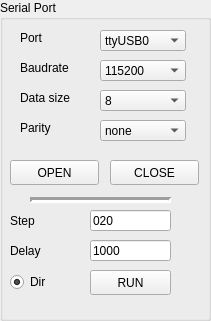
     <widget class="QGroupBox" name="grBoxMotorControl">
      <property name="geometry">
       <rect>
        <x>620</x>
        <y>420</y>
        <width>211</width>
        <height>321</height>
       </rect>
      </property>
      <property name="title">
       <string>Serial Port</string>
      </property>
      <widget class="QComboBox" name="comboBoxPort">
       <property name="geometry">
        <rect>
         <x>100</x>
         <y>30</y>
         <width>86</width>
         <height>21</height>
        </rect>
       </property>
       <item>
        <property name="text">
         <string>ttyUSB0</string>
        </property>
       </item>
       <item>
        <property name="text">
         <string>ttyUSB1</string>
        </property>
       </item>
      </widget>
      <widget class="QLabel" name="label_30">
       <property name="geometry">
        <rect>
         <x>20</x>
         <y>30</y>
         <width>51</width>
         <height>16</height>
        </rect>
       </property>
       <property name="text">
        <string>Port</string>
       </property>
      </widget>
      <widget class="QLabel" name="label_31">
       <property name="geometry">
        <rect>
         <x>20</x>
         <y>60</y>
         <width>71</width>
         <height>16</height>
        </rect>
       </property>
       <property name="text">
        <string>Baudrate</string>
       </property>
      </widget>
      <widget class="QComboBox" name="comboBoxBaudrate">
       <property name="geometry">
        <rect>
         <x>100</x>
         <y>60</y>
         <width>86</width>
         <height>21</height>
        </rect>
       </property>
       <item>
        <property name="text">
         <string>115200</string>
        </property>
       </item>
      </widget>
      <widget class="QPushButton" name="btnMotorRun">
       <property name="geometry">
        <rect>
         <x>90</x>
         <y>270</y>
         <width>81</width>
         <height>25</height>
        </rect>
       </property>
       <property name="text">
        <string>RUN</string>
       </property>
      </widget>
      <widget class="QLineEdit" name="txtBoxStep">
       <property name="geometry">
        <rect>
         <x>90</x>
         <y>210</y>
         <width>81</width>
         <height>21</height>
        </rect>
       </property>
       <property name="text">
        <string>020</string>
       </property>
      </widget>
      <widget class="QLabel" name="label_32">
       <property name="geometry">
        <rect>
         <x>10</x>
         <y>210</y>
         <width>71</width>
         <height>21</height>
        </rect>
       </property>
       <property name="text">
        <string>Step</string>
       </property>
      </widget>
      <widget class="Line" name="line">
       <property name="geometry">
        <rect>
         <x>30</x>
         <y>190</y>
         <width>141</width>
         <height>21</height>
        </rect>
       </property>
       <property name="lineWidth">
        <number>3</number>
       </property>
       <property name="orientation">
        <enum>Qt::Horizontal</enum>
       </property>
      </widget>
      <widget class="QLabel" name="label_33">
       <property name="geometry">
        <rect>
         <x>20</x>
         <y>90</y>
         <width>71</width>
         <height>16</height>
        </rect>
       </property>
       <property name="text">
        <string>Data size</string>
       </property>
      </widget>
      <widget class="QComboBox" name="comboBoxDatasize">
       <property name="geometry">
        <rect>
         <x>100</x>
         <y>90</y>
         <width>86</width>
         <height>21</height>
        </rect>
       </property>
       <item>
        <property name="text">
         <string>8</string>
        </property>
       </item>
      </widget>
      <widget class="QLabel" name="label_34">
       <property name="geometry">
        <rect>
         <x>20</x>
         <y>120</y>
         <width>71</width>
         <height>16</height>
        </rect>
       </property>
       <property name="text">
        <string>Parity</string>
       </property>
      </widget>
      <widget class="QComboBox" name="comboBoxParity">
       <property name="geometry">
        <rect>
         <x>100</x>
         <y>120</y>
         <width>86</width>
         <height>21</height>
        </rect>
       </property>
       <item>
        <property name="text">
         <string>none</string>
        </property>
       </item>
      </widget>
      <widget class="QPushButton" name="btnSerOpen">
       <property name="geometry">
        <rect>
         <x>10</x>
         <y>160</y>
         <width>89</width>
         <height>25</height>
        </rect>
       </property>
       <property name="text">
        <string>OPEN</string>
       </property>
      </widget>
      <widget class="QPushButton" name="btnSerClose">
       <property name="geometry">
        <rect>
         <x>110</x>
         <y>160</y>
         <width>89</width>
         <height>25</height>
        </rect>
       </property>
       <property name="text">
        <string>CLOSE</string>
       </property>
      </widget>
      <widget class="QLabel" name="label_35">
       <property name="geometry">
        <rect>
         <x>10</x>
         <y>240</y>
         <width>71</width>
         <height>21</height>
        </rect>
       </property>
       <property name="text">
        <string>Delay</string>
       </property>
      </widget>
      <widget class="QLineEdit" name="txtBoxDelay">
       <property name="geometry">
        <rect>
         <x>90</x>
         <y>240</y>
         <width>81</width>
         <height>21</height>
        </rect>
       </property>
       <property name="text">
        <string>1000</string>
       </property>
      </widget>
      <widget class="QRadioButton" name="rdBtnDir">
       <property name="enabled">
        <bool>true</bool>
       </property>
       <property name="geometry">
        <rect>
         <x>10</x>
         <y>270</y>
         <width>81</width>
         <height>24</height>
        </rect>
       </property>
       <property name="text">
        <string>Dir</string>
       </property>
       <property name="checked">
        <bool>true</bool>
       </property>
      </widget>
     </widget>
